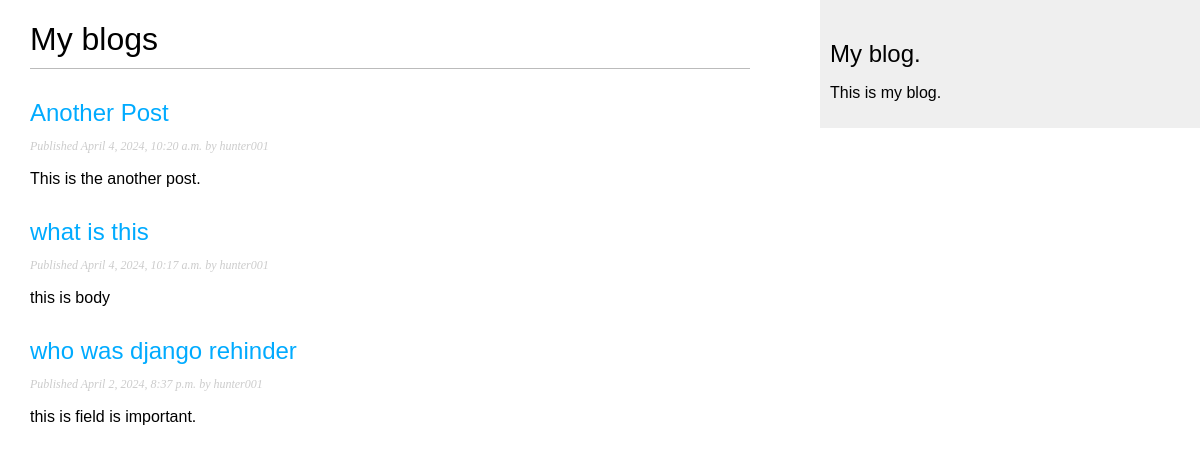
Screenshot of /blog/ with the database file from the repository.
### blog/models.py (models this page shows)
class Post(models.Model):
    class Status(models.TextChoices):
        DRAFT = 'DF','draft'
        PUBLISHED = 'PB','Published'
    title = models.CharField(max_length=250)
    slug = models.SlugField(max_length=250)
    author = models.ForeignKey(User,
                               on_delete=models.CASCADE,
                               related_name='blog_posts')
    body = models.TextField()
    publish = models.DateTimeField(default=timezone.now())
    created = models.DateTimeField(auto_now_add=True)
    updated = models.DateTimeField(auto_now=True)
    status = models.CharField(
        max_length=2,
        choices=Status.choices,
        default=Status.DRAFT
    )
    objects = models.Manager() # default manager
    published = PublishedManager() # custom manager
    class Meta:
        ordering = ['-publish']
        indexes = [
            models.Index(fields=['-publish']),
        ]
    def __str__(self):
        return self.title

### blog/views.py (the view)
# urls.py: path('',views.post_list,name='post_list'),
def post_list(request):
    posts = Post.published.all()
    print(posts)
    return render(
        request,
        'blog/post/list.html',
        {
            'posts':posts,
        }
    )

### blog/models.py (called while the page is built)
    def get_queryset(self):
        return super().get_queryset().filter(status=Post.Status.PUBLISHED)

### blog/templates/blog/post/list.html (shortened to what this page needs)
{% extends "blog/base.html" %}
{% block content %}
  <h1>My blogs</h1>
  {% for post in posts%}
    <h2>
    <a href="{% url 'blog:post_detail' post.id %}">{{post.title}}
    </a>
    </h2>
    <p class="date">
    Published {{post.publish}} by {{post.author}}
    </p>
    {{ post.body|truncatewords:30|linebreaks }}
  {% endfor %}
{% endblock %}

### blog/static/css/blog.css (style rules this page uses)
body { margin: 0; padding: 0; font-family: helvetica, sans-serif; }
a { color: #00abff; text-decoration: none; }
h1 { font-weight: normal; border-bottom: 1px solid #bbb; padding: 0 0 10px 0; }
h2 { font-weight: normal; margin: 30px 0 0; }
p.date { color: #ccc; font-family: georgia, serif; font-size: 12px; font-style: italic; }

### rows the page displays
Post: title "Another Post", publish "April 4, 2024, 10:20 a.m.", author "hunter001", body "This is the another post."
Post: title "what is this", publish "April 4, 2024, 10:17 a.m.", author "hunter001", body "this is body"
Post: title "who was django rehinder", publish "April 2, 2024, 8:37 p.m.", author "hunter001", body "this is field is important."
